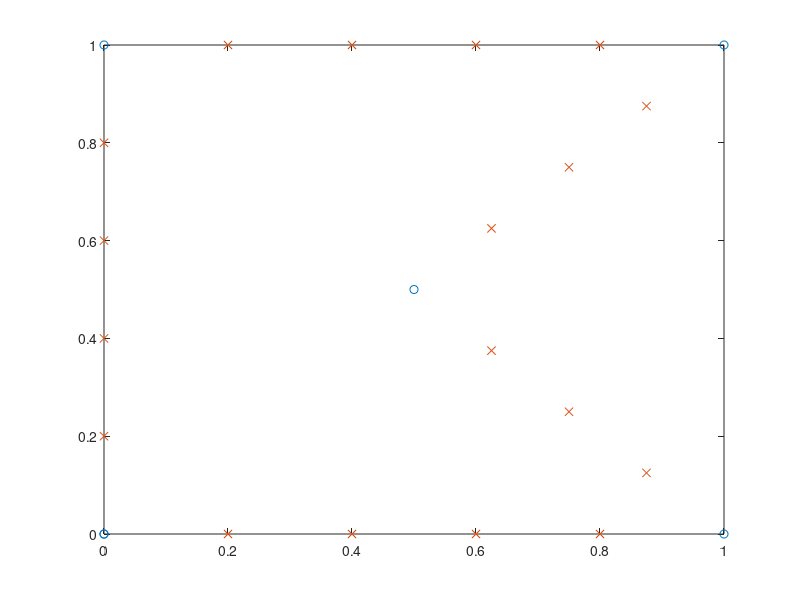

Write MATLAB code to recreate this figure.
% MATH 228b - HW1, question 4
clear all

hmax = 0.2;
% number of uniform refinements
nref = 0;
pv = [0,0; 1,0; .5,.5; 1,1; 0,1; 0,0];

% put nodes along the original edges of the polygon
%plot(pv(:,1), pv(:,2))

% find line slope
%for i = 1:(size(pv(:,1)) - 1)
k = 1;
for i = 1:5
    x0 = pv(i, 1);
    x_next = pv(i + 1, 1);
    y0 = pv(i, 2);
    y_next = pv(i + 1, 2);
    
    if x_next == x0
        % vertical line
        disp('vertical line')
        dist = abs(y_next - y0);
        num_divs = ceil(dist/hmax)
        spacing = dist/num_divs;
        
        for j = 1:(num_divs - 1)
            if y_next > y0
                y = y0 + spacing;
                y0 = y;
            else
                y = y0 - spacing;
                y0 = y;
            end
            new_pts(k, :) = [x0, y];
            k = k + 1;
        end
    else
        % not a vertical line
        m = (y_next - y0) / (x_next - x0);
        
        % determine number of points to place to get close to hmax
        dist = sqrt((y_next - y0)^2 + (x_next - x0)^2);
        num_divs = ceil(dist/hmax);
        spacing = dist/num_divs;
        
        % compute the new points
        for j = 1:(num_divs - 1)
            if x_next > x0
                x = x0 + sqrt(spacing^2 / (m^2 + 1));
            else
                x = x0 - sqrt(spacing^2 / (m^2 + 1));
            end
                y = m * x - m * x0 + y0;
                x0 = x;
                y0 = y;
                new_pts(k, :) = [x, y];
                k = k + 1;
        end
    end
end
plot(pv(:,1), pv(:,2), 'o')
hold on
plot(new_pts(:,1), new_pts(:,2), 'x')